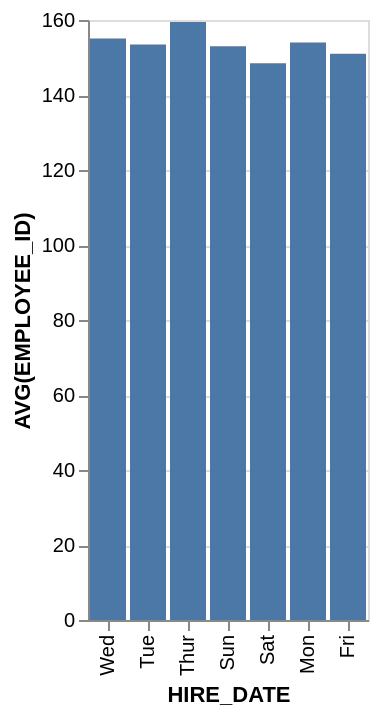

The Vega-Lite source for this figure:
### Vega-Lite specification from a JSON file in a GitHub repository (floating-point values rounded to 4 significant figures)
{"data": {"values": [{"x_data": "Mon", "y_data": 154}, {"x_data": "Tue", "y_data": 153.5}, {"x_data": "Wed", "y_data": 155.1}, {"x_data": "Thur", "y_data": 159.5}, {"x_data": "Fri", "y_data": 151}, {"x_data": "Sat", "y_data": 148.5}, {"x_data": "Sun", "y_data": 153}]}, "mark": "bar", "encoding": {"x": {"field": "x_data", "type": "nominal", "title": "HIRE_DATE", "sort": "descending"}, "y": {"field": "y_data", "type": "quantitative", "title": "AVG(EMPLOYEE_ID)"}}}
